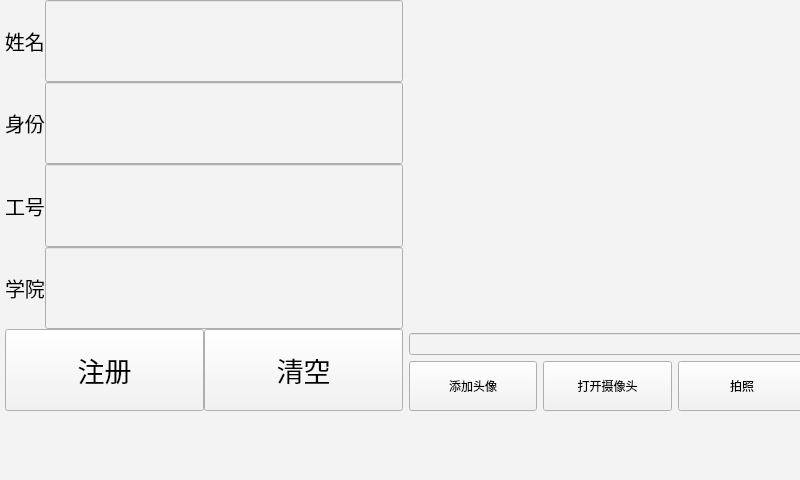
<?xml version="1.0" encoding="UTF-8"?>
<ui version="4.0">
 <class>Register</class>
 <widget class="QWidget" name="Register">
  <property name="enabled">
   <bool>true</bool>
  </property>
  <property name="geometry">
   <rect>
    <x>0</x>
    <y>0</y>
    <width>800</width>
    <height>480</height>
   </rect>
  </property>
  <property name="windowTitle">
   <string>Form</string>
  </property>
  <property name="styleSheet">
   <string notr="true">background-color: rgb(243, 243, 243);</string>
  </property>
  <widget class="QWidget" name="layoutWidget">
   <property name="geometry">
    <rect>
     <x>0</x>
     <y>0</y>
     <width>811</width>
     <height>411</height>
    </rect>
   </property>
   <layout class="QHBoxLayout" name="horizontalLayout_3">
    <property name="leftMargin">
     <number>5</number>
    </property>
    <property name="rightMargin">
     <number>5</number>
    </property>
    <item>
     <layout class="QVBoxLayout" name="verticalLayout">
      <property name="spacing">
       <number>0</number>
      </property>
      <item>
       <layout class="QHBoxLayout" name="horizontalLayout">
        <item>
         <widget class="QLabel" name="Lb_Name">
          <property name="font">
           <font>
            <pointsize>15</pointsize>
           </font>
          </property>
          <property name="text">
           <string>姓名</string>
          </property>
         </widget>
        </item>
        <item>
         <widget class="QLineEdit" name="Le_Name">
          <property name="sizePolicy">
           <sizepolicy hsizetype="Expanding" vsizetype="Expanding">
            <horstretch>0</horstretch>
            <verstretch>0</verstretch>
           </sizepolicy>
          </property>
          <property name="font">
           <font>
            <pointsize>15</pointsize>
           </font>
          </property>
          <property name="text">
           <string/>
          </property>
         </widget>
        </item>
       </layout>
      </item>
      <item>
       <layout class="QHBoxLayout" name="horizontalLayout_5">
        <item>
         <widget class="QLabel" name="Lb_Identity">
          <property name="font">
           <font>
            <pointsize>15</pointsize>
           </font>
          </property>
          <property name="text">
           <string>身份</string>
          </property>
         </widget>
        </item>
        <item>
         <widget class="QLineEdit" name="Le_Identity">
          <property name="sizePolicy">
           <sizepolicy hsizetype="Expanding" vsizetype="Expanding">
            <horstretch>0</horstretch>
            <verstretch>0</verstretch>
           </sizepolicy>
          </property>
          <property name="font">
           <font>
            <pointsize>18</pointsize>
           </font>
          </property>
          <property name="text">
           <string/>
          </property>
         </widget>
        </item>
       </layout>
      </item>
      <item>
       <layout class="QHBoxLayout" name="horizontalLayout_6">
        <item>
         <widget class="QLabel" name="Lb_WorkId">
          <property name="font">
           <font>
            <pointsize>15</pointsize>
           </font>
          </property>
          <property name="text">
           <string>工号</string>
          </property>
         </widget>
        </item>
        <item>
         <widget class="QLineEdit" name="Le_WorkID">
          <property name="sizePolicy">
           <sizepolicy hsizetype="Expanding" vsizetype="Expanding">
            <horstretch>0</horstretch>
            <verstretch>0</verstretch>
           </sizepolicy>
          </property>
          <property name="font">
           <font>
            <pointsize>15</pointsize>
           </font>
          </property>
         </widget>
        </item>
       </layout>
      </item>
      <item>
       <layout class="QHBoxLayout" name="horizontalLayout_2">
        <item>
         <widget class="QLabel" name="Lb_Dept">
          <property name="font">
           <font>
            <pointsize>15</pointsize>
           </font>
          </property>
          <property name="text">
           <string>学院</string>
          </property>
         </widget>
        </item>
        <item>
         <widget class="QLineEdit" name="Le_Dept">
          <property name="sizePolicy">
           <sizepolicy hsizetype="Expanding" vsizetype="Expanding">
            <horstretch>0</horstretch>
            <verstretch>0</verstretch>
           </sizepolicy>
          </property>
          <property name="font">
           <font>
            <pointsize>15</pointsize>
           </font>
          </property>
          <property name="text">
           <string/>
          </property>
         </widget>
        </item>
       </layout>
      </item>
      <item>
       <layout class="QHBoxLayout" name="horizontalLayout_10">
        <item>
         <widget class="QPushButton" name="Btn_Register">
          <property name="sizePolicy">
           <sizepolicy hsizetype="Minimum" vsizetype="Expanding">
            <horstretch>0</horstretch>
            <verstretch>0</verstretch>
           </sizepolicy>
          </property>
          <property name="font">
           <font>
            <pointsize>20</pointsize>
           </font>
          </property>
          <property name="contextMenuPolicy">
           <enum>Qt::DefaultContextMenu</enum>
          </property>
          <property name="text">
           <string>注册</string>
          </property>
         </widget>
        </item>
        <item>
         <widget class="QPushButton" name="Btn_Clear">
          <property name="sizePolicy">
           <sizepolicy hsizetype="Minimum" vsizetype="Expanding">
            <horstretch>0</horstretch>
            <verstretch>0</verstretch>
           </sizepolicy>
          </property>
          <property name="font">
           <font>
            <pointsize>20</pointsize>
           </font>
          </property>
          <property name="contextMenuPolicy">
           <enum>Qt::DefaultContextMenu</enum>
          </property>
          <property name="text">
           <string>清空</string>
          </property>
         </widget>
        </item>
       </layout>
      </item>
      <item>
       <layout class="QHBoxLayout" name="horizontalLayout_8"/>
      </item>
     </layout>
    </item>
    <item>
     <layout class="QVBoxLayout" name="verticalLayout_2">
      <item>
       <widget class="QLabel" name="Lb_Img">
        <property name="sizePolicy">
         <sizepolicy hsizetype="Preferred" vsizetype="Expanding">
          <horstretch>0</horstretch>
          <verstretch>0</verstretch>
         </sizepolicy>
        </property>
        <property name="styleSheet">
         <string notr="true">image: url(:/cam.png);
</string>
        </property>
        <property name="text">
         <string/>
        </property>
       </widget>
      </item>
      <item>
       <widget class="QLineEdit" name="Le_Path">
        <property name="text">
         <string/>
        </property>
       </widget>
      </item>
      <item>
       <layout class="QHBoxLayout" name="horizontalLayout_7">
        <item>
         <widget class="QPushButton" name="Btn_AddImg">
          <property name="sizePolicy">
           <sizepolicy hsizetype="Minimum" vsizetype="Fixed">
            <horstretch>0</horstretch>
            <verstretch>0</verstretch>
           </sizepolicy>
          </property>
          <property name="minimumSize">
           <size>
            <width>0</width>
            <height>50</height>
           </size>
          </property>
          <property name="text">
           <string>添加头像</string>
          </property>
         </widget>
        </item>
        <item>
         <widget class="QPushButton" name="Btn_Cap">
          <property name="sizePolicy">
           <sizepolicy hsizetype="Minimum" vsizetype="Fixed">
            <horstretch>0</horstretch>
            <verstretch>0</verstretch>
           </sizepolicy>
          </property>
          <property name="minimumSize">
           <size>
            <width>0</width>
            <height>50</height>
           </size>
          </property>
          <property name="text">
           <string>打开摄像头</string>
          </property>
         </widget>
        </item>
        <item>
         <widget class="QPushButton" name="Btn_Shot">
          <property name="sizePolicy">
           <sizepolicy hsizetype="Minimum" vsizetype="Fixed">
            <horstretch>0</horstretch>
            <verstretch>0</verstretch>
           </sizepolicy>
          </property>
          <property name="minimumSize">
           <size>
            <width>0</width>
            <height>50</height>
           </size>
          </property>
          <property name="text">
           <string>拍照</string>
          </property>
         </widget>
        </item>
       </layout>
      </item>
     </layout>
    </item>
   </layout>
  </widget>
  <widget class="QWidget" name="widget" native="true">
   <property name="geometry">
    <rect>
     <x>510</x>
     <y>620</y>
     <width>120</width>
     <height>80</height>
    </rect>
   </property>
  </widget>
 </widget>
 <resources/>
 <connections/>
</ui>
